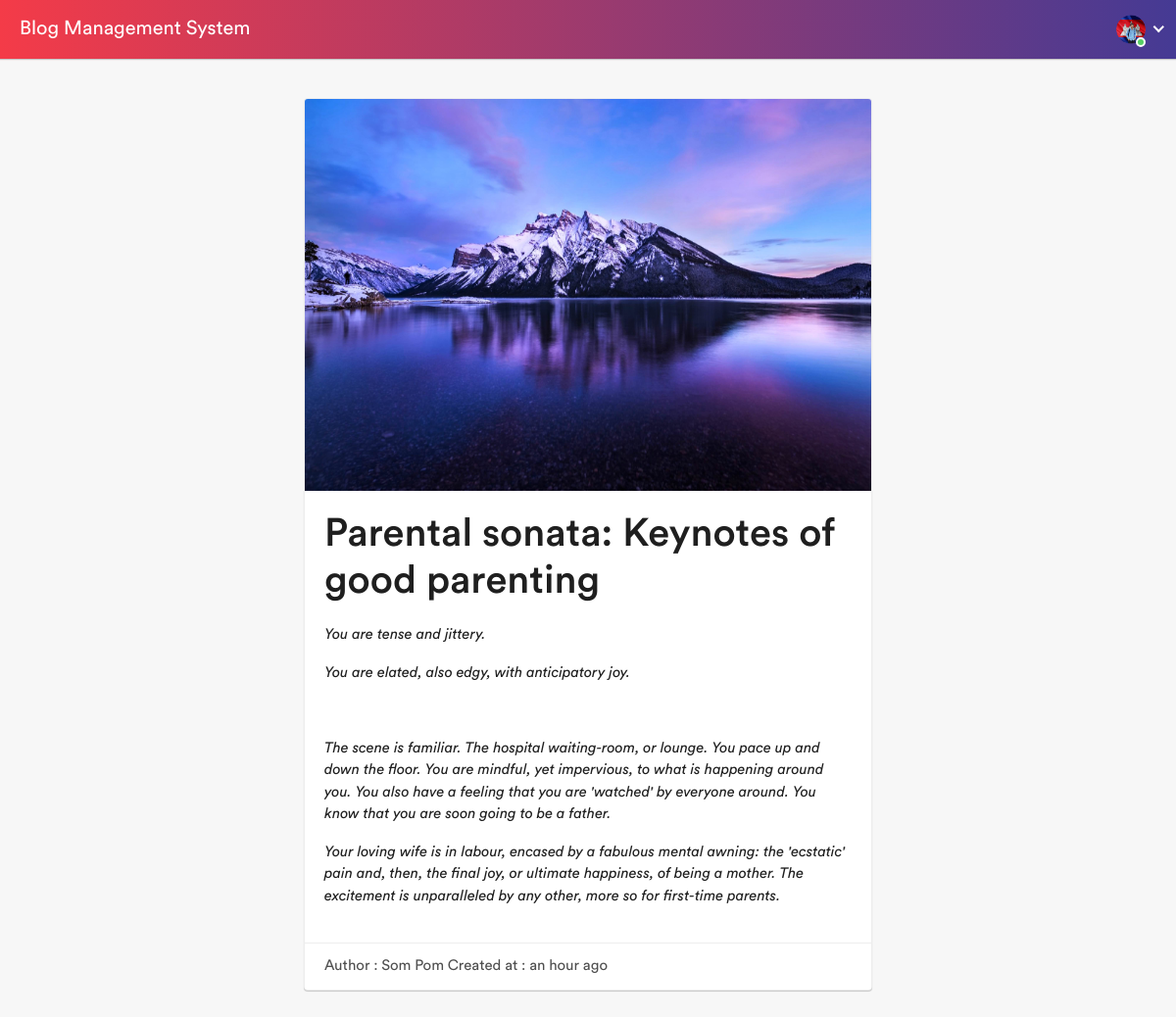
Page /detail/parental-sonata-keynotes-of-good-parenting on the committed database.
### blogapp/models.py (models this page shows, shortened)
class Blogmodels(models.Model):
    blog_title = models.CharField(max_length=50, unique=True )
    blog_description = RichTextUploadingField()
    user = models.ForeignKey(User, on_delete=models.CASCADE, default=None, null=True)
    created_at = models.DateTimeField(auto_now_add=True)
    image = models.ImageField(upload_to='blog_images', blank=True, null=True)
    slug = AutoSlugField(populate_from="blog_title", unique=True , null= True, default=None)
    class Meta:
        ordering =["-created_at"]

### blogapp/views.py (the view)
# urls.py: path("detail/<slug>", Blogdetail.as_view(), name="blogdetail"),
class Blogdetail(View):
    def get(self,request, slug):
        obj = get_object_or_404(Blogmodels, slug=slug)
        context = {"obj": obj}
        return render(request, "base/blogdetail.html", context)

### blogapp/templates/base/blogdetail.html (shortened to what this page needs)
{% extends 'base/base.html' %}
{% block content %}
{% load static %}
{% load humanize %}
<body>
    <div class="center">
        <div class="card" style="width: 100%;">
            <img class="card-img-top" src="{{ obj.image.url }}" style="width: 100%; height: 400px;"
                alt="Card image cap">
            <div class="card-body">
                <h5 class="card-title" style="font-size:40px;">{{obj.blog_title}}</h5>
                <p class="card-text"><i>{{obj.blog_description|safe}}</i></p>
            </div>
            <ul class="list-group list-group-flush">
                <li class="list-group-item">Author : {{obj.user.first_name}} {{obj.user.last_name}}
                    Created at : {{obj.created_at|naturaltime}}
                </li>
            </ul>
        </div>
        {% endblock content %}

### blogapp/templates/base/base.html (shortened to what this page needs)
<!doctype html>
<html lang="en">
<head>
    <link href="https://cdnjs.cloudflare.com/ajax/libs/mdb-ui-kit/6.3.0/mdb.min.css" rel="stylesheet" />
    <link rel="stylesheet" href="https://cdn.datatables.net/1.13.4/css/jquery.dataTables.min.css" />
    {% load static %}
    <link rel="stylesheet" href="{% static 'assets/css/bootstrap.min.css' %}" />
    <link rel="stylesheet" href="{% static 'assets/css/font-awesome.min.css' %}" />
    <link rel="stylesheet" href="{% static 'assets/css/line-awesome.min.css' %}" />
    <link rel="stylesheet" href="{% static 'assets/plugins/morris/morris.css' %}">
    <link rel="stylesheet" href="{% static 'assets/css/style.css' %}">
</head>
<body>
    <div class="main-wrapper">
        <div class="header">
            <div class="page-title-box">
                <h3>Blog Management System</h3>
            </div>
            <ul class="nav user-menu">
                <li class="nav-item dropdown has-arrow main-drop">
                    <a href="#" class="dropdown-toggle nav-link" data-toggle="dropdown">
                        <span class="user-img"><img src="../static/assets/img/profiles/avatar-21.jpg" alt="">
                            <span class="status online"></span></span>
                    </a>
                </li>
            </ul>
        </div>
<br><br>
<br>
<br>
        {% block content %}
        {% endblock content %}
</body>
</html>

### blogapp/templates/base/blogdetail.html (style rules this page uses)
.center { margin: auto; width: 50%; padding: 10px; }

### rows in the picture
Blogmodels: image (picture), blog_title "Parental sonata: Keynotes of good parenting", blog_description "You are elated, also edgy, with anticipatory joy. The scene is familiar. The hospital waiting-room, or lounge. You pace up and down the floor. You are mindful, yet impervious, to what is happening around you. You also have a feeling that you are 'watched' by everyone around. You know that you are soon going to be a father. Your loving wife is in labour, encased by a fabulous mental awning: the 'ecstatic' pain and, then, the final joy, or ultimate happiness, of being a mother. The excitement is unparalleled by any other, more so for first-time parents.", user.first_name "Som", user.last_name "Pom", created_at "an hour ago"
